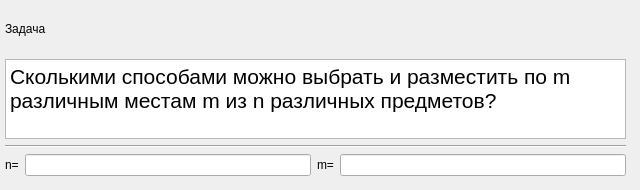
           <widget class="QWidget" name="partial_permutation">
            <widget class="QWidget" name="verticalLayoutWidget_4">
             <property name="geometry">
              <rect>
               <x>0</x>
               <y>0</y>
               <width>631</width>
               <height>181</height>
              </rect>
             </property>
             <layout class="QVBoxLayout" name="verticalLayout_4">
              <property name="sizeConstraint">
               <enum>QLayout::SetNoConstraint</enum>
              </property>
              <property name="leftMargin">
               <number>5</number>
              </property>
              <property name="topMargin">
               <number>5</number>
              </property>
              <property name="rightMargin">
               <number>5</number>
              </property>
              <property name="bottomMargin">
               <number>5</number>
              </property>
              <item>
               <widget class="QLabel" name="task_label_2">
                <property name="text">
                 <string>Задача</string>
                </property>
               </widget>
              </item>
              <item>
               <widget class="QTextBrowser" name="task_text_2">
                <property name="maximumSize">
                 <size>
                  <width>16777215</width>
                  <height>80</height>
                 </size>
                </property>
                <property name="html">
                 <string>&lt;!DOCTYPE HTML PUBLIC &quot;-//W3C//DTD HTML 4.0//EN&quot; &quot;http://www.w3.org/TR/REC-html40/strict.dtd&quot;&gt;
&lt;html&gt;&lt;head&gt;&lt;meta name=&quot;qrichtext&quot; content=&quot;1&quot; /&gt;&lt;style type=&quot;text/css&quot;&gt;
p, li { white-space: pre-wrap; }
&lt;/style&gt;&lt;/head&gt;&lt;body style=&quot; font-family:'Ubuntu'; font-size:16pt; font-weight:400; font-style:normal;&quot;&gt;
&lt;p style=&quot; margin-top:0px; margin-bottom:0px; margin-left:0px; margin-right:0px; -qt-block-indent:0; text-indent:0px;&quot;&gt;&lt;span style=&quot; font-family:'Open Sans,sans-serif'; color:#000000; background-color:#ffffff;&quot;&gt;Сколькими способами можно выбрать и разместить по m различным местам m из n различных предметов?&lt;/span&gt;&lt;/p&gt;&lt;/body&gt;&lt;/html&gt;</string>
                </property>
               </widget>
              </item>
              <item>
               <widget class="Line" name="line_2">
                <property name="orientation">
                 <enum>Qt::Horizontal</enum>
                </property>
               </widget>
              </item>
              <item>
               <layout class="QHBoxLayout" name="horizontalLayout_7">
                <item>
                 <widget class="QLabel" name="nLabel_partial">
                  <property name="text">
                   <string>n=</string>
                  </property>
                 </widget>
                </item>
                <item>
                 <widget class="QLineEdit" name="nInput_partial"/>
                </item>
                <item>
                 <widget class="QLabel" name="mLabel_partial">
                  <property name="text">
                   <string>m=</string>
                  </property>
                 </widget>
                </item>
                <item>
                 <widget class="QLineEdit" name="mInput_partial"/>
                </item>
               </layout>
              </item>
             </layout>
            </widget>
           </widget>
